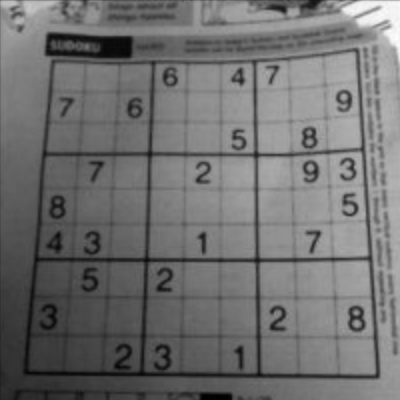
#> input picture resource/sudo.png, 400 x 400 px, found by its file name
$ python imageGradients.py   (older library calls are emulated)
#> lines starting #> are read from the running program, lines starting #| are printed output that depends on the picture
'''
Goal

In this chapter, we will learn to:

Find Image gradients, edges etc
We will see following functions : cv2.Sobel(), cv2.Scharr(), cv2.Laplacian() etc
Theory

OpenCV provides three types of gradient filters or High-pass filters, Sobel, Scharr and Laplacian. We will see each one of them.

1. Sobel and Scharr Derivatives

Sobel operators is a joint Gausssian smoothing plus differentiation operation, so it is more resistant to noise. You can specify the direction of derivatives to be taken, vertical or horizontal (by the arguments, yorder and xorder respectively). You can also specify the size of kernel by the argument ksize. If ksize = -1, a 3x3 Scharr filter is used which gives better results than 3x3 Sobel filter. Please see the docs for kernels used.

2. Laplacian Derivatives

It calculates the Laplacian of the image given by the relation, \Delta src = \frac{\partial ^2{src}}{\partial x^2} + \frac{\partial ^2{src}}{\partial y^2} where each derivative is found using Sobel derivatives.
'''

# Below code shows all operators in a single diagram. All kernels are of 5x5 size. Depth of output image is passed -1 to get the result in np.uint8 type.

from cv2 import cv2
import numpy as np
from matplotlib import pyplot as plt

img = cv2.imread('resource/sudo.png',0)
#> img: shape (400, 400); min 0, max 253, mean 112.1
whatdatatype = cv2.CV_8U
laplacian = cv2.Laplacian(img,whatdatatype)
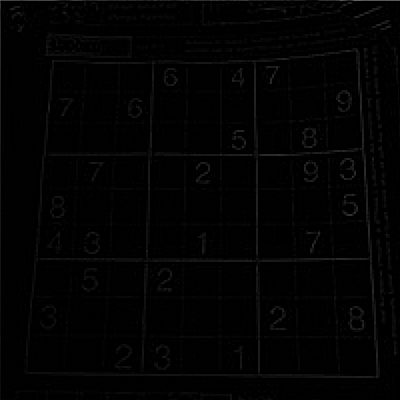
#> laplacian: shape (400, 400); min 0, max 105, mean 2.5
sobelx = cv2.Sobel(img,cv2.CV_8U,1,0,ksize=5)
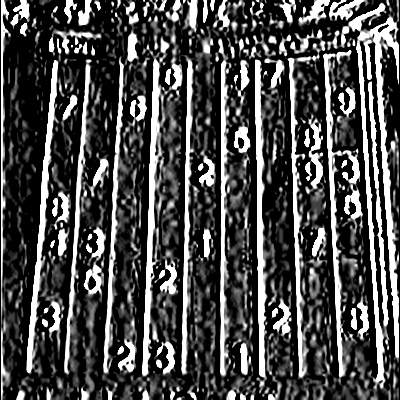
#> sobelx: shape (400, 400); min 0, max 255, mean 75.1
sobely = cv2.Sobel(img,whatdatatype,0,1,ksize=5)
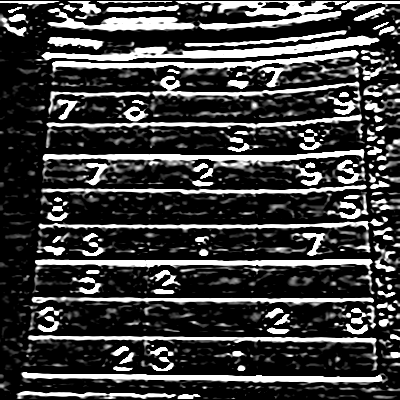
#> sobely: shape (400, 400); min 0, max 255, mean 62.8

plt.subplot(2,2,1),plt.imshow(img,cmap = 'gray')
plt.title('Original'), plt.xticks([]), plt.yticks([])
plt.subplot(2,2,2),plt.imshow(laplacian,cmap = 'gray')
plt.title('Laplacian'), plt.xticks([]), plt.yticks([])
plt.subplot(2,2,3),plt.imshow(sobelx,cmap = 'gray')
plt.title('Sobel X'), plt.xticks([]), plt.yticks([])
plt.subplot(2,2,4),plt.imshow(sobely,cmap = 'gray')
plt.title('Sobel Y'), plt.xticks([]), plt.yticks([])

plt.show()
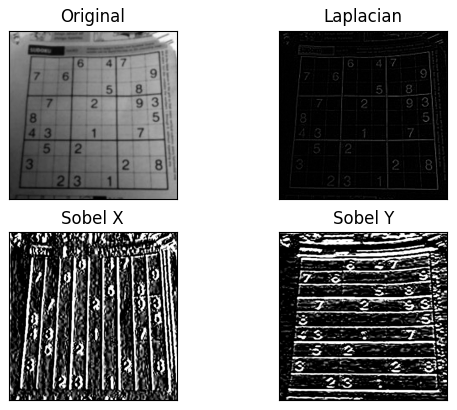
#> figure drawn by matplotlib, 4 panels
